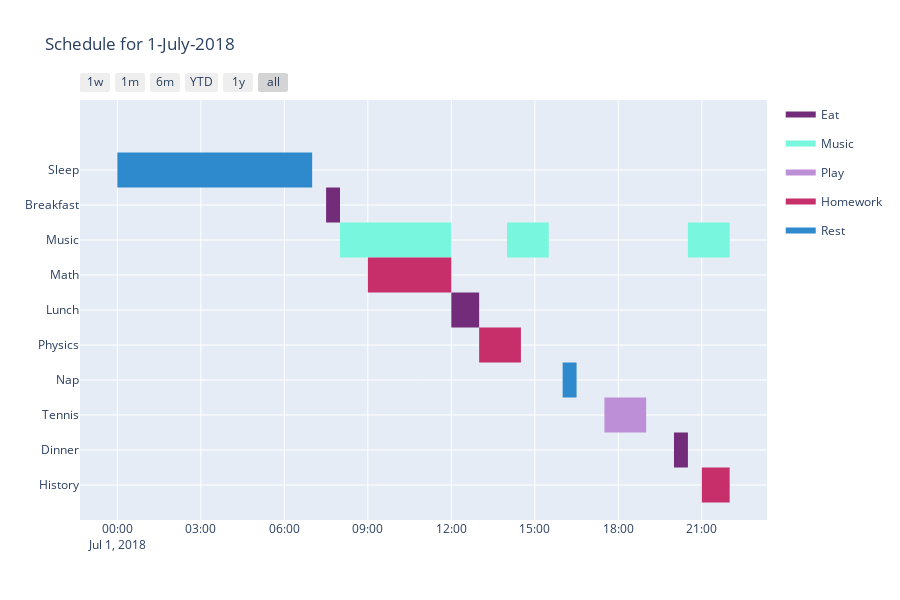

Write notebook code for a chart like this one.
### Code cell
fig = ff.create_gantt(schedule, title = 'Schedule for 1-July-2018',
                      colors = color_dict, index_col='Category',
                      show_colorbar=True, bar_width=0.5,
                      showgrid_x=True, showgrid_y=True, group_tasks=True  # grouping the task according to name
                     )
offline.iplot(fig)

### Figure 1 — Plotly figure (JSON) as saved in the notebook; plotly's stock layout.template omitted (floating-point values rounded to 4 significant figures)
{"data": [{"fill": "toself", "fillcolor": "rgb(114, 44, 121)", "hoverinfo": "name", "legendgroup": "rgb(114, 44, 121)", "mode": "none", "name": "Eat", "type": "scatter", "x": ["2018-07-01 7:30:00", "2018-07-01 8:00:00", "2018-07-01 8:00:00", "2018-07-01 7:30:00", "2018-07-01 7:30:00", "2018-07-01 12:00:00", "2018-07-01 13:00:00", "2018-07-01 13:00:00", "2018-07-01 12:00:00", "2018-07-01 12:00:00", "2018-07-01 20:00:00", "2018-07-01 20:30:00", "2018-07-01 20:30:00", "2018-07-01 20:00:00"], "y": [7.5, 7.5, 8.5, 8.5, null, 4.5, 4.5, 5.5, 5.5, null, 0.5, 0.5, 1.5, 1.5]}, {"fill": "toself", "fillcolor": "rgb(120, 247, 222)", "hoverinfo": "name", "legendgroup": "rgb(120, 247, 222)", "mode": "none", "name": "Music", "type": "scatter", "x": ["2018-07-01 8:00:00", "2018-07-01 12:00:00", "2018-07-01 12:00:00", "2018-07-01 8:00:00", "2018-07-01 8:00:00", "2018-07-01 14:00:00", "2018-07-01 15:30:00", "2018-07-01 15:30:00", "2018-07-01 14:00:00", "2018-07-01 14:00:00", "2018-07-01 20:30:00", "2018-07-01 22:00:00", "2018-07-01 22:00:00", "2018-07-01 20:30:00"], "y": [6.5, 6.5, 7.5, 7.5, null, 6.5, 6.5, 7.5, 7.5, null, 6.5, 6.5, 7.5, 7.5]}, {"fill": "toself", "fillcolor": "rgb(189, 143, 215)", "hoverinfo": "name", "legendgroup": "rgb(189, 143, 215)", "mode": "none", "name": "Play", "type": "scatter", "x": ["2018-07-01 17:30:00", "2018-07-01 19:00:00", "2018-07-01 19:00:00", "2018-07-01 17:30:00"], "y": [1.5, 1.5, 2.5, 2.5]}, {"fill": "toself", "fillcolor": "rgb(198, 47, 105)", "hoverinfo": "name", "legendgroup": "rgb(198, 47, 105)", "mode": "none", "name": "Homework", "type": "scatter", "x": ["2018-07-01 9:00:00", "2018-07-01 12:00:00", "2018-07-01 12:00:00", "2018-07-01 9:00:00", "2018-07-01 9:00:00", "2018-07-01 13:00:00", "2018-07-01 14:30:00", "2018-07-01 14:30:00", "2018-07-01 13:00:00", "2018-07-01 13:00:00", "2018-07-01 21:00:00", "2018-07-01 22:00:00", "2018-07-01 22:00:00", "2018-07-01 21:00:00"], "y": [5.5, 5.5, 6.5, 6.5, null, 3.5, 3.5, 4.5, 4.5, null, -0.5, -0.5, 0.5, 0.5]}, {"fill": "toself", "fillcolor": "rgb(46, 137, 205)", "hoverinfo": "name", "legendgroup": "rgb(46, 137, 205)", "mode": "none", "name": "Rest", "type": "scatter", "x": ["2018-07-01 0:00:00", "2018-07-01 7:00:00", "2018-07-01 7:00:00", "2018-07-01 0:00:00", "2018-07-01 0:00:00", "2018-07-01 16:00:00", "2018-07-01 16:30:00", "2018-07-01 16:30:00", "2018-07-01 16:00:00"], "y": [8.5, 8.5, 9.5, 9.5, null, 2.5, 2.5, 3.5, 3.5]}, {"legendgroup": "rgb(114, 44, 121)", "marker": {"color": "rgb(114, 44, 121)", "opacity": 0, "size": 1}, "mode": "markers", "name": "", "showlegend": false, "text": [null, null, null, null, null, null], "type": "scatter", "x": ["2018-07-01 7:30:00", "2018-07-01 8:00:00", "2018-07-01 12:00:00", "2018-07-01 13:00:00", "2018-07-01 20:00:00", "2018-07-01 20:30:00"], "y": [8, 8, 5, 5, 1, 1]}, {"legendgroup": "rgb(120, 247, 222)", "marker": {"color": "rgb(120, 247, 222)", "opacity": 0, "size": 1}, "mode": "markers", "name": "", "showlegend": false, "text": [null, null, null, null, null, null], "type": "scatter", "x": ["2018-07-01 8:00:00", "2018-07-01 12:00:00", "2018-07-01 14:00:00", "2018-07-01 15:30:00", "2018-07-01 20:30:00", "2018-07-01 22:00:00"], "y": [7, 7, 7, 7, 7, 7]}, {"legendgroup": "rgb(189, 143, 215)", "marker": {"color": "rgb(189, 143, 215)", "opacity": 0, "size": 1}, "mode": "markers", "name": "", "showlegend": false, "text": [null, null], "type": "scatter", "x": ["2018-07-01 17:30:00", "2018-07-01 19:00:00"], "y": [2, 2]}, {"legendgroup": "rgb(198, 47, 105)", "marker": {"color": "rgb(198, 47, 105)", "opacity": 0, "size": 1}, "mode": "markers", "name": "", "showlegend": false, "text": [null, null, null, null, null, null], "type": "scatter", "x": ["2018-07-01 9:00:00", "2018-07-01 12:00:00", "2018-07-01 13:00:00", "2018-07-01 14:30:00", "2018-07-01 21:00:00", "2018-07-01 22:00:00"], "y": [6, 6, 4, 4, 0, 0]}, {"legendgroup": "rgb(46, 137, 205)", "marker": {"color": "rgb(46, 137, 205)", "opacity": 0, "size": 1}, "mode": "markers", "name": "", "showlegend": false, "text": [null, null, null, null], "type": "scatter", "x": ["2018-07-01 0:00:00", "2018-07-01 7:00:00", "2018-07-01 16:00:00", "2018-07-01 16:30:00"], "y": [9, 9, 3, 3]}], "layout": {"height": 600, "hovermode": "closest", "showlegend": true, "title": {"text": "Schedule for 1-July-2018"}, "xaxis": {"rangeselector": {"buttons": [{"count": 7, "label": "1w", "step": "day", "stepmode": "backward"}, {"count": 1, "label": "1m", "step": "month", "stepmode": "backward"}, {"count": 6, "label": "6m", "step": "month", "stepmode": "backward"}, {"count": 1, "label": "YTD", "step": "year", "stepmode": "todate"}, {"count": 1, "label": "1y", "step": "year", "stepmode": "backward"}, {"step": "all"}]}, "showgrid": true, "type": "date", "zeroline": false}, "yaxis": {"autorange": false, "range": [-1, 11], "showgrid": true, "ticktext": ["History", "Dinner", "Tennis", "Nap", "Physics", "Lunch", "Math", "Music", "Breakfast", "Sleep"], "tickvals": [0, 1, 2, 3, 4, 5, 6, 7, 8, 9], "zeroline": false}}}
